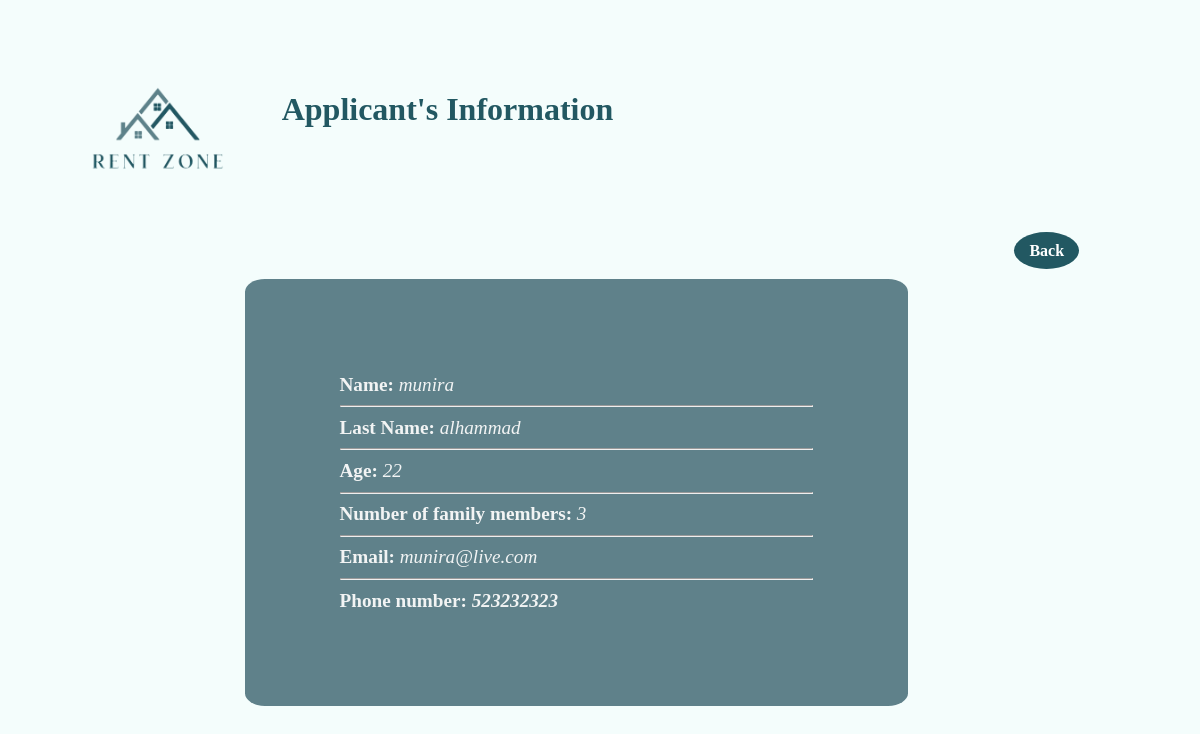
Screenshot of /ApplicantInformationPage.php?SeekerID=14 (signed in) with the database file from the repository.
### tables this page shows
CREATE TABLE `HomeSeeker` (
  `id` int(11) NOT NULL,
  `first_name` varchar(100) NOT NULL,
  `last_name` varchar(100) NOT NULL,
  `age` int(11) NOT NULL,
  `family_members` int(11) NOT NULL,
  `income` int(11) NOT NULL,
  `job` varchar(100) NOT NULL,
  `phone_number` int(11) NOT NULL,
  `email_address` varchar(100) NOT NULL,
  `password` varchar(255) NOT NULL
);

### ApplicantInformationPage.php (the view, shortened to what this page needs)
<?php
require 'config.php';
?>
<!DOCTYPE html>
<html lang="en">
<head>
    <link rel="stylesheet" href="css/ApplicantInformationPage.css">
</head>
<body>
    <header>
        <img src="img/RentZoneLogo.png" alt="logo" width="250" height="210">
        <h1 id="pageHeader">Applicant's Information</h1>
        <a href="HomeOwnerHomePage.php" id="back">Back</a>
    </header>
    <main>
        <div id="frame">
            <ul>
                <?php
                $seekerID = $_GET["SeekerID"];
                $sql = "SELECT * FROM HomeSeeker WHERE id = $seekerID ";
                $result = mysqli_query($link, $sql);
                $row = mysqli_fetch_assoc($result);
                ?>
                <li><strong> Name: </strong><em> <?php echo $row["first_name"]?> </em><hr></li>
                <li><strong>Last Name: </strong><em>  <?php echo $row["last_name"]?> </em><hr></li>
                <li><strong>Age: </strong><em>   <?php echo $row["age"]?> </em><hr></li>
                <li><strong>Number of family members: </strong><em>  <?php echo $row["family_members"]?> </em><hr></li>
                <li><strong>Email: </strong><em>  <?php echo $row["email_address"]?> </em><hr></li>
                <li><strong>Phone number:  <em><?php echo $row["phone_number"]?></em></strong></li>
            </ul>
        </div>
    </main>
</body>
</html>

### css/ApplicantInformationPage.css (style rules this page uses)
* { font-family:Cambria, Cochin, Georgia, Times, 'Times New Roman', serif; }
#pageHeader { float: left; margin-top: 7%; color:#225862; }
img { float: left; margin-left:2%; margin-top: 2%; }
#frame { display: flex; }
ul { list-style: none; background-color: #5F818A; padding: 10px; color: #f2f4f4; border-radius: 3%; margin-left: 20%; width: 40%; height: 20%; padding: 8%; font-size: larger; float:inline-end }
body { background-color:#F4FDFC; }
a { color:#225862; }
#back { margin-left: 85%; background-color: #225862; border-radius: 100%; font-size:medium; font-weight:bold ; text-decoration: none; padding: 10px 15px; color: rgb(255, 255, 255); }

### rows the page displays
homeseeker: first_name "munira", last_name "alhammad", age "22", family_members "3", email_address "munira@live.com", phone_number "523232323"
